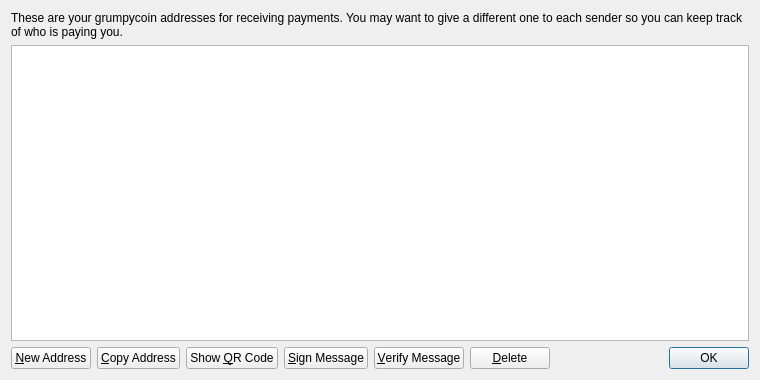
<?xml version="1.0" encoding="UTF-8"?>
<ui version="4.0">
 <class>AddressBookPage</class>
 <widget class="QWidget" name="AddressBookPage">
  <property name="geometry">
   <rect>
    <x>0</x>
    <y>0</y>
    <width>760</width>
    <height>380</height>
   </rect>
  </property>
  <property name="windowTitle">
   <string>Address Book</string>
  </property>
  <layout class="QVBoxLayout" name="verticalLayout">
   <item>
    <widget class="QLabel" name="labelExplanation">
     <property name="text">
      <string>These are your grumpycoin addresses for receiving payments. You may want to give a different one to each sender so you can keep track of who is paying you.</string>
     </property>
     <property name="textFormat">
      <enum>Qt::PlainText</enum>
     </property>
     <property name="wordWrap">
      <bool>true</bool>
     </property>
    </widget>
   </item>
   <item>
    <widget class="QTableView" name="tableView">
     <property name="contextMenuPolicy">
      <enum>Qt::CustomContextMenu</enum>
     </property>
     <property name="toolTip">
      <string>Double-click to edit address or label</string>
     </property>
     <property name="tabKeyNavigation">
      <bool>false</bool>
     </property>
     <property name="alternatingRowColors">
      <bool>true</bool>
     </property>
     <property name="selectionMode">
      <enum>QAbstractItemView::SingleSelection</enum>
     </property>
     <property name="selectionBehavior">
      <enum>QAbstractItemView::SelectRows</enum>
     </property>
     <property name="sortingEnabled">
      <bool>true</bool>
     </property>
     <attribute name="verticalHeaderVisible">
      <bool>false</bool>
     </attribute>
    </widget>
   </item>
   <item>
    <layout class="QHBoxLayout" name="horizontalLayout">
     <item>
      <widget class="QPushButton" name="newAddressButton">
       <property name="toolTip">
        <string>Create a new address</string>
       </property>
       <property name="text">
        <string>&amp;New Address</string>
       </property>
       <property name="icon">
        <iconset resource="../bitcoin.qrc">
         <normaloff>:/icons/add</normaloff>:/icons/add</iconset>
       </property>
      </widget>
     </item>
     <item>
      <widget class="QPushButton" name="copyToClipboard">
       <property name="toolTip">
        <string>Copy the currently selected address to the system clipboard</string>
       </property>
       <property name="text">
        <string>&amp;Copy Address</string>
       </property>
       <property name="icon">
        <iconset resource="../bitcoin.qrc">
         <normaloff>:/icons/editcopy</normaloff>:/icons/editcopy</iconset>
       </property>
      </widget>
     </item>
     <item>
      <widget class="QPushButton" name="showQRCode">
       <property name="text">
        <string>Show &amp;QR Code</string>
       </property>
       <property name="icon">
        <iconset resource="../bitcoin.qrc">
         <normaloff>:/icons/qrcode</normaloff>:/icons/qrcode</iconset>
       </property>
      </widget>
     </item>
     <item>
      <widget class="QPushButton" name="signMessage">
       <property name="toolTip">
        <string>Sign a message to prove you own a grumpycoin address</string>
       </property>
       <property name="text">
        <string>&amp;Sign Message</string>
       </property>
       <property name="icon">
        <iconset resource="../bitcoin.qrc">
         <normaloff>:/icons/edit</normaloff>:/icons/edit</iconset>
       </property>
      </widget>
     </item>
     <item>
      <widget class="QPushButton" name="verifyMessage">
       <property name="toolTip">
        <string>Verify a message to ensure it was signed with a specified grumpycoin address</string>
       </property>
       <property name="text">
        <string>&amp;Verify Message</string>
       </property>
       <property name="icon">
        <iconset resource="../bitcoin.qrc">
         <normaloff>:/icons/transaction_0</normaloff>:/icons/transaction_0</iconset>
       </property>
      </widget>
     </item>
     <item>
      <widget class="QPushButton" name="deleteButton">
       <property name="toolTip">
        <string>Delete the currently selected address from the list. Only sending addresses can be deleted.</string>
       </property>
       <property name="text">
        <string>&amp;Delete</string>
       </property>
       <property name="icon">
        <iconset resource="../bitcoin.qrc">
         <normaloff>:/icons/remove</normaloff>:/icons/remove</iconset>
       </property>
      </widget>
     </item>
     <item>
      <spacer name="horizontalSpacer">
       <property name="orientation">
        <enum>Qt::Horizontal</enum>
       </property>
       <property name="sizeHint" stdset="0">
        <size>
         <width>40</width>
         <height>20</height>
        </size>
       </property>
      </spacer>
     </item>
     <item>
      <widget class="QDialogButtonBox" name="buttonBox">
       <property name="sizePolicy">
        <sizepolicy hsizetype="Maximum" vsizetype="Fixed">
         <horstretch>0</horstretch>
         <verstretch>0</verstretch>
        </sizepolicy>
       </property>
       <property name="standardButtons">
        <set>QDialogButtonBox::Ok</set>
       </property>
      </widget>
     </item>
    </layout>
   </item>
  </layout>
 </widget>
 <resources>
  <include location="../bitcoin.qrc"/>
 </resources>
 <connections/>
</ui>
